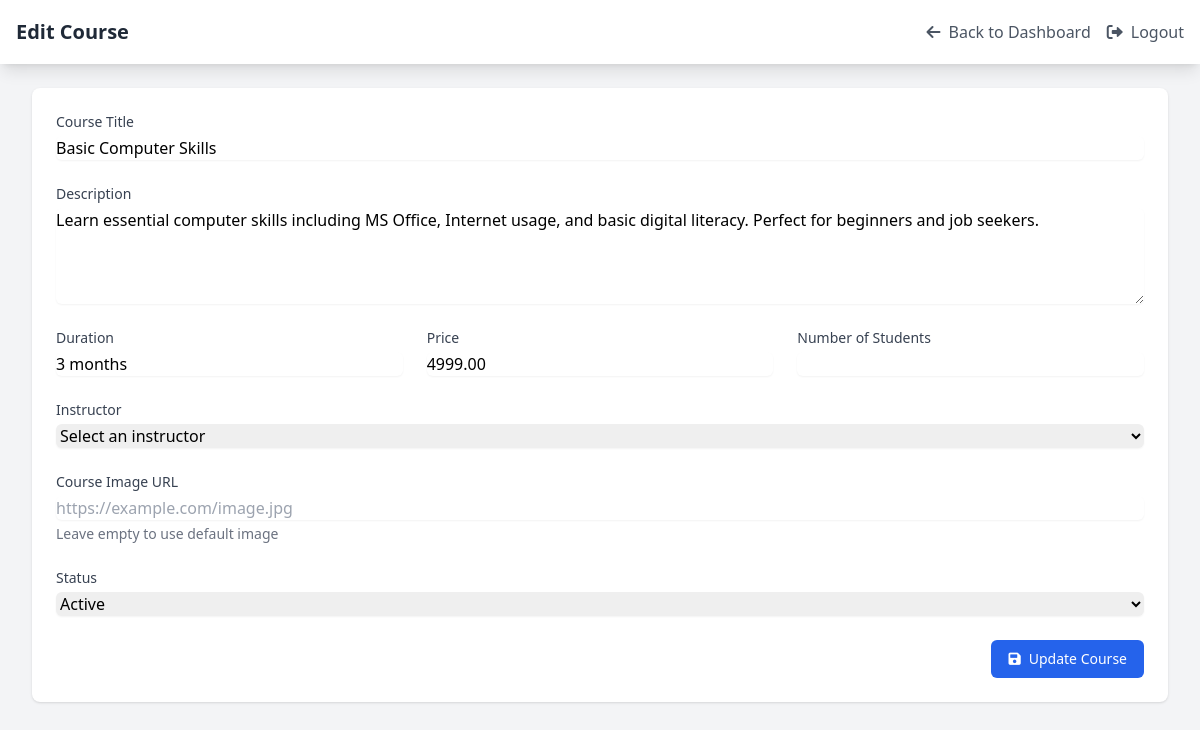
Screenshot of /admin/edit_course.php?id=1 (signed in) with the database file from the repository.
### tables this page shows
CREATE TABLE IF NOT EXISTS courses (
    id INT AUTO_INCREMENT PRIMARY KEY,
    title VARCHAR(255) NOT NULL,
    description TEXT NOT NULL,
    duration VARCHAR(100) NOT NULL,
    price DECIMAL(10,2) NOT NULL,
    image VARCHAR(255) NOT NULL,
    created_at TIMESTAMP DEFAULT CURRENT_TIMESTAMP
);

### admin/edit_course.php (the view, shortened to what this page needs)
<?php
require_once '../config/db.php';
$course = null;
if (isset($_GET['id'])) {
    $id = $_GET['id'];
    $stmt = $conn->prepare("SELECT * FROM courses WHERE id = ?");
    $stmt->bind_param("i", $id);
    $stmt->execute();
    $result = $stmt->get_result();
    $course = $result->fetch_assoc();
}
?>
<!DOCTYPE html>
<html lang="en">
<head>
    <script src="https://cdn.tailwindcss.com"></script>
    <link rel="stylesheet" href="https://cdnjs.cloudflare.com/ajax/libs/font-awesome/6.0.0/css/all.min.css">
</head>
<body class="bg-gray-100">
    <div class="min-h-screen">
        <nav class="bg-white shadow-lg">
            <div class="max-w-7xl mx-auto px-4">
                <div class="flex justify-between h-16">
                    <div class="flex">
                        <div class="flex-shrink-0 flex items-center">
                            <h1 class="text-xl font-bold text-gray-800">Edit Course</h1>
                        </div>
                    </div>
                    <div class="flex items-center space-x-4">
                        <a href="dashboard.php" class="text-gray-600 hover:text-gray-900">
                            <i class="fas fa-arrow-left mr-2"></i>Back to Dashboard
                        </a>
                        <a href="logout.php" class="text-gray-600 hover:text-gray-900">
                            <i class="fas fa-sign-out-alt mr-2"></i>Logout
                        </a>
                    </div>
                </div>
            </div>
        </nav>
        <div class="max-w-7xl mx-auto py-6 sm:px-6 lg:px-8">
            <div class="bg-white shadow rounded-lg">
                <div class="px-4 py-5 sm:p-6">
                    <form action="" method="POST" class="space-y-6">
                        <div>
                            <label for="title" class="block text-sm font-medium text-gray-700">Course Title</label>
                            <input type="text" name="title" id="title" required value="<?php echo htmlspecialchars($course['title']); ?>" class="mt-1 block w-full rounded-md border-gray-300 shadow-sm focus:border-blue-500 focus:ring-blue-500">
                        </div>
                        <div>
                            <label for="description" class="block text-sm font-medium text-gray-700">Description</label>
                            <textarea name="description" id="description" rows="4" required class="mt-1 block w-full rounded-md border-gray-300 shadow-sm focus:border-blue-500 focus:ring-blue-500"><?php echo htmlspecialchars($course['description']); ?></textarea>
                        </div>
                        <div class="grid grid-cols-1 md:grid-cols-3 gap-6">
                            <div>
                                <label for="duration" class="block text-sm font-medium text-gray-700">Duration</label>
                                <input type="text" name="duration" id="duration" required value="<?php echo htmlspecialchars($course['duration']); ?>" class="mt-1 block w-full rounded-md border-gray-300 shadow-sm focus:border-blue-500 focus:ring-blue-500" placeholder="e.g., 3 months">
                            </div>
                            <div>
                                <label for="price" class="block text-sm font-medium text-gray-700">Price</label>
                                <input type="number" name="price" id="price" required step="0.01" value="<?php echo $course['price']; ?>" class="mt-1 block w-full rounded-md border-gray-300 shadow-sm focus:border-blue-500 focus:ring-blue-500">
                            </div>
                            <div>
                                <label for="no_of_students" class="block text-sm font-medium text-gray-700">Number of Students</label>
                                <input type="number" name="no_of_students" id="no_of_students" required value="<?php echo $course['no_of_students']; ?>" class="mt-1 block w-full rounded-md border-gray-300 shadow-sm focus:border-blue-500 focus:ring-blue-500">
                            </div>
                        </div>
                        <div>
                            <label for="instructor_id" class="block text-sm font-medium text-gray-700">Instructor</label>
                            <select name="instructor_id" id="instructor_id" class="mt-1 block w-full rounded-md border-gray-300 shadow-sm focus:border-blue-500 focus:ring-blue-500">
                                <option value="">Select an instructor</option>
                            </select>
                        </div>
                        <div>
                            <label for="image_url" class="block text-sm font-medium text-gray-700">Course Image URL</label>
                            <input type="url" name="image_url" id="image_url" value="<?php echo htmlspecialchars($course['image_url']); ?>" class="mt-1 block w-full rounded-md border-gray-300 shadow-sm focus:border-blue-500 focus:ring-blue-500" placeholder="https://example.com/image.jpg">
                            <p class="mt-1 text-sm text-gray-500">Leave empty to use default image</p>
                        </div>
                        <div>
                            <label for="status" class="block text-sm font-medium text-gray-700">Status</label>
                            <select name="status" id="status" required class="mt-1 block w-full rounded-md border-gray-300 shadow-sm focus:border-blue-500 focus:ring-blue-500">
                                <option value="active" <?php echo $course['status'] === 'active' ? 'selected' : ''; ?>>Active</option>
                            </select>
                        </div>
                        <div class="flex justify-end">
                            <button type="submit" class="inline-flex items-center px-4 py-2 border border-transparent text-sm font-medium rounded-md text-white bg-blue-600 hover:bg-blue-700">
                                <i class="fas fa-save mr-2"></i>Update Course
                            </button>
                        </div>
                    </form>
                </div>
            </div>
        </div>
    </div>
</body>
</html>

### rows the page displays
courses: title "Basic Computer Skills", description "Learn essential computer skills including MS Office, Internet usage, and basic digital literacy. Perfect for beginners and job seekers.", duration "3 months", price "4999.00"
